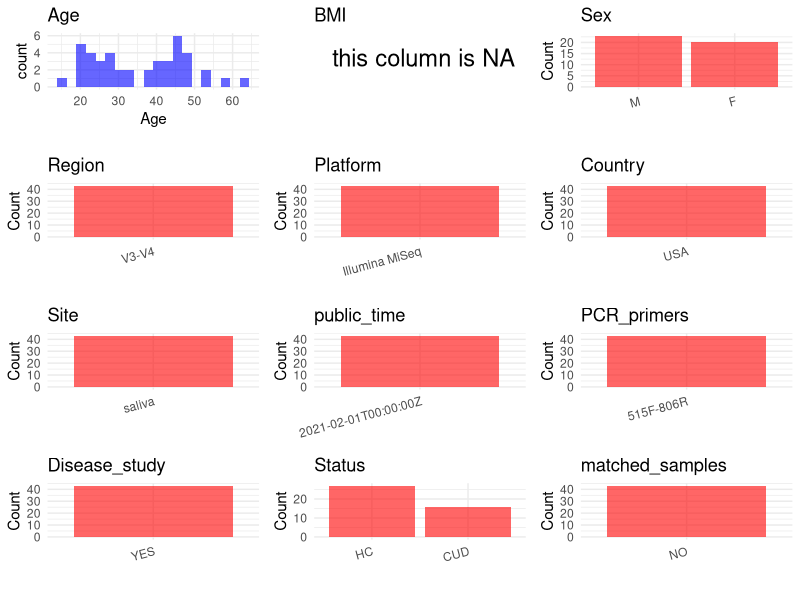

This figure's R source: (Note: this script raises an error after producing the figure.)
## ---- chunk 1
# Load necessary libraries
library(dplyr)
library(ggplot2)
library(cowplot)

# Set working directory (update this path to your local directory)
setwd("E:/bioproject_YSD/PRJNA685840")

# Read the initial metadata files
initial_meta <- read.csv("SraRunTable.csv", header = T) 

# Display the first few rows of the metadata
head(initial_meta)
## ---- chunk 2
# Create a uniform metadata dataframe
metadata <- data.frame(
  BioProject = initial_meta$BioProject,
  Run = initial_meta$Run,
  sample_name = initial_meta$Sample.Name,
  Age = initial_meta$AGE,
  BMI = NA,
  Sex = initial_meta$host_sex,
  Region = "V3-V4",
  Platform = initial_meta$Instrument,
  Country = "USA",
  Site = initial_meta$isolation_source,
  public_time = initial_meta$ReleaseDate,
  Status = initial_meta$isolate,
  stringsAsFactors = FALSE
)

# Assign Sex based on host_sex patterns
metadata <- metadata %>%
  mutate(Sex = recode(Sex, "male" = "M", "female" = "F"))
## ---- chunk 3
# Add information obtained from the publication
metadata$PCR_primers <- "515F-806R"
metadata$title <- "Chronic cannabis smoking-enriched oral pathobiont drives behavioral changes macrophage infiltration and increases β-amyloid protein production in the brain"
metadata$Disease_study <- "YES"
# Assign disease status based on sample_name patterns
metadata <- metadata %>%
  mutate(Status = ifelse(grepl("Healthy", Status),"HC",
                         ifelse(grepl("marijuana", Status), "CUD", NA)))

# Check initial data distribution
cat("Initial sample distribution:\n")
table(metadata$sample_name)
table(metadata$Site)

# Calculate sampling frequency per subject
sample_counts <- table(metadata$sample_name)
cat("\nNumber of samples per subject:\n")
print(sample_counts)

# Create matched_samples column
metadata$matched_samples <- ifelse(metadata$sample_name %in% names(sample_counts[sample_counts >= 2]), "YES", "NO")

cat("\nMatched samples distribution:\n")
table(metadata$matched_samples)

# Identify samples for removal: single samples excluding saliva
single_samples <- names(sample_counts[sample_counts == 1])
samples_to_remove <- metadata$sample_name %in% single_samples & 
                     !(metadata$Site %in% c("saliva"))

cat("\nNumber of samples to be removed:", sum(samples_to_remove), "\n")

# Remove identified samples
metadata_clean <- metadata[!samples_to_remove, ]

cat("\nFinal sample distribution after cleaning:\n")
table(metadata_clean$sample_name)
table(metadata_clean$Site)
table(metadata_clean$matched_samples)

# Use cleaned dataset for subsequent analysis
metadata <- metadata_clean
## ---- chunk 4
# Check the number of unique runs and sample names
print(paste("Number of unique runs:", length(unique(metadata$Run))))
print(paste("Number of unique sample names:", length(unique(metadata$sample_name))))
## ---- chunk 5
# Select columns for visualization
plot_data <- metadata %>%
  select(-BioProject, -Run, -sample_name, -title)

# Function to create simple plots for each column
create_simple_plots <- function(data) {
  plots <- list()
  
  for (col in colnames(data)) {
    # Check if the column is all NA
    if (all(is.na(data[[col]]))) {
      # Create an empty plot with text indicating all NA
      p <- ggplot() +
        annotate("text", x = 0.5, y = 0.5, label = "this column is NA", size = 6) +
        labs(title = col) +
        theme_void()
    } else if (is.numeric(data[[col]])) {
      # Numeric variable: histogram
      p <- ggplot(data, aes(x = .data[[col]])) +
        geom_histogram(fill = "blue", alpha = 0.6, bins = 20, na.rm = TRUE) +
        labs(title = col) +
        theme_minimal()
    } else {
      # Categorical variable: bar plot (remove NA values)
      count_data <- as.data.frame(table(data[[col]], useNA = "ifany"))
      p <- ggplot(count_data, aes(x = reorder(Var1, -Freq), y = Freq)) +
        geom_col(fill = "red", alpha = 0.6) +
        labs(title = col, x = NULL, y = "Count") +
        theme_minimal() +
        theme(axis.text.x = element_text(angle = 15, hjust = 1))
    }
    plots[[col]] <- p
  }
  
  return(plots)
}

# Generate and arrange plots
plots <- create_simple_plots(plot_data)
p<-plot_grid(plots$Age, 
          plots$BMI, 
          plots$Sex, 
          plots$Region, 
          plots$Platform, 
          plots$Country, 
          plots$Site,
          plots$public_time, 
          plots$PCR_primers,
          plots$Disease_study,
          plots$Status,
          plots$matched_samples,# add 
          ncol = 3, align = "hv", axis = "lb")
ggsave("Metadata_Summary.png", plot = p, width = 8, height = 6, dpi = 150)
## ---- chunk 6
knitr::include_graphics("Metadata_Summary.png")
## ---- chunk 7
# Reorder columns to match the desired format
metadata <- metadata[, c(
  "BioProject", "Run", "sample_name", "Age", "BMI", "Sex", 
  "Region", "Platform", "Country", "Site", "public_time", 
  "PCR_primers", "title", "Disease_study", "Status", "matched_samples"
)]

# Export the uniform metadata to a CSV file
write.csv(metadata, file = "metadata.csv", quote = FALSE)
head(metadata)
